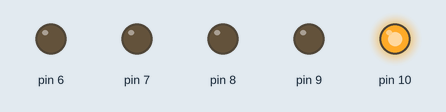
Simulated run of this sketch. Board: Arduino Uno, built with avr-gcc and run on an emulated ATmega328P. On the bench: output pins drawn as LEDs (lit = HIGH).

Above: at 0.02 s.
At 0.7 s:
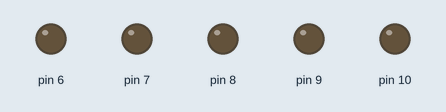
At 1.37 s:
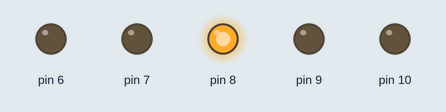
At 2.67 s:
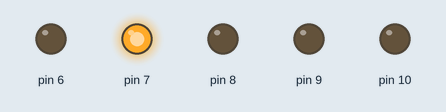
At 3.92 s:
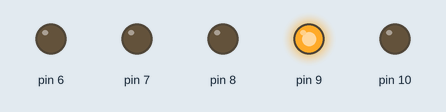
At 5.22 s:
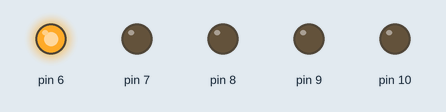
Timing chart, 0 to 5.8 s (numbered marks = the images above):
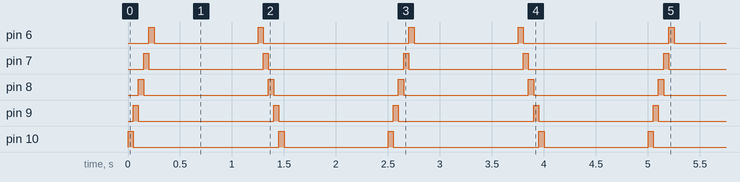

The sketch:

Aula02Variaveis5leds.ino
```cpp
int intervaloPisca1;
int intervaloPisca2;
int intervaloPisca3;


void setup() {

pinMode(10, OUTPUT);
pinMode(9, OUTPUT);
pinMode(8, OUTPUT);
pinMode(7, OUTPUT);
pinMode(6, OUTPUT);

}

void loop() {
  // put your main code here, to run repeatedly:

intervaloPisca1 = 50;
intervaloPisca2 = 1000;
intervaloPisca3 = 50;

// seq 01
digitalWrite(10,HIGH);
digitalWrite(9,LOW);
digitalWrite(8,LOW);
digitalWrite(7,LOW);
digitalWrite(6,LOW);
delay(intervaloPisca1);

  digitalWrite(10,LOW);
  digitalWrite(9,HIGH);
  digitalWrite(8,LOW);
  digitalWrite(7,LOW);
  digitalWrite(6,LOW);
  delay(intervaloPisca1);

    digitalWrite(10,LOW);
    digitalWrite(9,LOW);
    digitalWrite(8,HIGH);
    digitalWrite(7,LOW);
    digitalWrite(6,LOW);
    delay(intervaloPisca1);

      digitalWrite(10,LOW);
      digitalWrite(9,LOW);
      digitalWrite(8,LOW);
      digitalWrite(7,HIGH);
      digitalWrite(6,LOW);
      delay(intervaloPisca1);

        digitalWrite(10,LOW);
        digitalWrite(9,LOW);
        digitalWrite(8,LOW);
        digitalWrite(7,LOW);
        digitalWrite(6,HIGH);
        delay(intervaloPisca1);

// desliga

        digitalWrite(10,LOW);
        digitalWrite(9,LOW);
        digitalWrite(8,LOW);
        digitalWrite(7,LOW);
        digitalWrite(6,LOW);
        delay(intervaloPisca2);


// seq 02
digitalWrite(10,LOW);
digitalWrite(9,LOW);
digitalWrite(8,LOW);
digitalWrite(7,LOW);
digitalWrite(6,HIGH);
delay(intervaloPisca3);

  digitalWrite(10,LOW);
  digitalWrite(9,LOW);
  digitalWrite(8,LOW);
  digitalWrite(7,HIGH);
  digitalWrite(6,LOW);
  delay(intervaloPisca3);

    digitalWrite(10,LOW);
    digitalWrite(9,LOW);
    digitalWrite(8,HIGH);
    digitalWrite(7,LOW);
    digitalWrite(6,LOW);
    delay(intervaloPisca3);

      digitalWrite(10,LOW);
      digitalWrite(9,HIGH);
      digitalWrite(8,LOW);
      digitalWrite(7,LOW);
      digitalWrite(6,LOW);
      delay(intervaloPisca3);

        digitalWrite(10,HIGH);
        digitalWrite(9,LOW);
        digitalWrite(8,LOW);
        digitalWrite(7,LOW);
        digitalWrite(6,LOW);
        delay(intervaloPisca3);

// desliga

        digitalWrite(10,LOW);
        digitalWrite(9,LOW);
        digitalWrite(8,LOW);
        digitalWrite(7,LOW);
        digitalWrite(6,LOW);
        delay(intervaloPisca2);


}
```

Measured:
- by itself, pin 6: repeats every 2.5 s: LOW 1.0 s, HIGH 0.05 s, LOW 1.4 s, HIGH 0.05 s
- by itself, pin 7: alternates HIGH for 0.05 s and LOW for 1.1 s
- by itself, pin 8: alternates HIGH for 0.05 s and LOW for 1.2 s
- by itself, pin 9: alternates HIGH for 0.05 s and LOW for 1.3 s
- by itself, pin 10: repeats every 2.5 s: LOW 1.4 s, HIGH 0.05 s, LOW 1.0 s, HIGH 0.05 s
